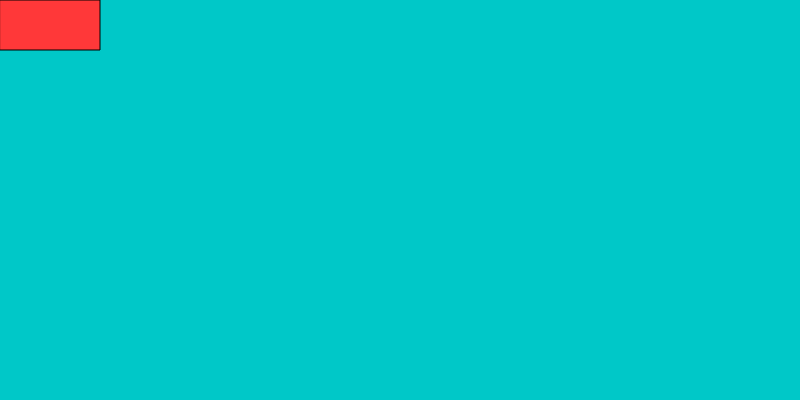
Frame 1 (no input)
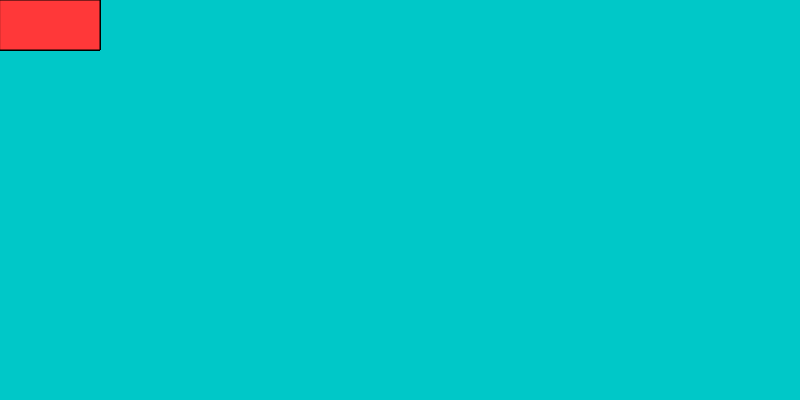
Frame 60 (no input)
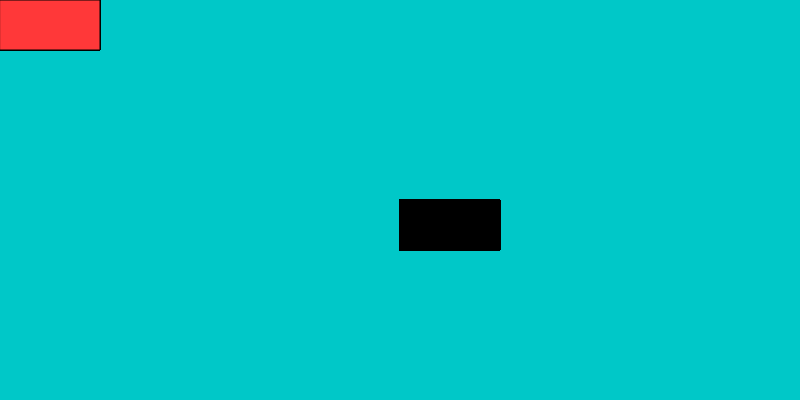
Frame 120 (the mouse pressed at the canvas centre since frame 60)

The p5.js sketch that drew these frames (run headless with seeded random() and noise() and a simulated clock; from frame 60 on, the mouse is pressed at the canvas centre):

// p5.js sketch
// ── sketch.js

let detailY;
function setup() {
  createCanvas(800, 400);
  background(00,200,200);
}

function draw() {
 if (mouseIsPressed) {
   fill(0);
 } else {
   fill(255,56,57);
 }
  
  rect(mouseX, mouseY, 100, 50);
 
}
